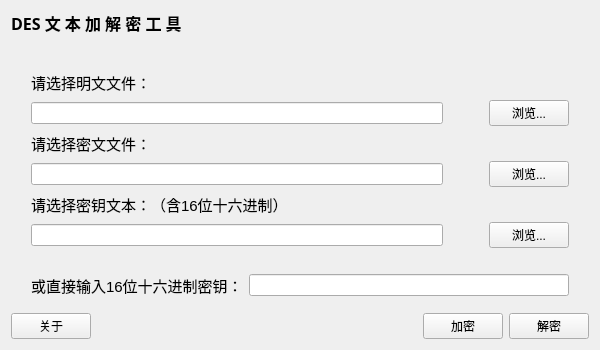
<?xml version="1.0" encoding="UTF-8"?>
<ui version="4.0">
 <class>Widget</class>
 <widget class="QWidget" name="Widget">
  <property name="windowModality">
   <enum>Qt::NonModal</enum>
  </property>
  <property name="geometry">
   <rect>
    <x>0</x>
    <y>0</y>
    <width>600</width>
    <height>350</height>
   </rect>
  </property>
  <property name="sizePolicy">
   <sizepolicy hsizetype="Fixed" vsizetype="Fixed">
    <horstretch>0</horstretch>
    <verstretch>0</verstretch>
   </sizepolicy>
  </property>
  <property name="minimumSize">
   <size>
    <width>600</width>
    <height>350</height>
   </size>
  </property>
  <property name="maximumSize">
   <size>
    <width>600</width>
    <height>350</height>
   </size>
  </property>
  <property name="windowTitle">
   <string>DES文本加密工具v1.0</string>
  </property>
  <layout class="QVBoxLayout" name="verticalLayout">
   <property name="sizeConstraint">
    <enum>QLayout::SetDefaultConstraint</enum>
   </property>
   <item>
    <layout class="QHBoxLayout" name="horizontalLayout_4">
     <item>
      <widget class="QLabel" name="label">
       <property name="font">
        <font>
         <family>宋体</family>
         <pointsize>12</pointsize>
         <weight>75</weight>
         <bold>true</bold>
        </font>
       </property>
       <property name="text">
        <string>DES 文 本 加 解 密 工 具</string>
       </property>
      </widget>
     </item>
     <item>
      <spacer name="horizontalSpacer_4">
       <property name="orientation">
        <enum>Qt::Horizontal</enum>
       </property>
       <property name="sizeHint" stdset="0">
        <size>
         <width>40</width>
         <height>20</height>
        </size>
       </property>
      </spacer>
     </item>
    </layout>
   </item>
   <item>
    <spacer name="verticalSpacer">
     <property name="orientation">
      <enum>Qt::Vertical</enum>
     </property>
     <property name="sizeType">
      <enum>QSizePolicy::Fixed</enum>
     </property>
     <property name="sizeHint" stdset="0">
      <size>
       <width>20</width>
       <height>30</height>
      </size>
     </property>
    </spacer>
   </item>
   <item>
    <layout class="QGridLayout" name="gridLayout">
     <item row="1" column="0">
      <spacer name="horizontalSpacer_6">
       <property name="orientation">
        <enum>Qt::Horizontal</enum>
       </property>
       <property name="sizeType">
        <enum>QSizePolicy::Fixed</enum>
       </property>
       <property name="sizeHint" stdset="0">
        <size>
         <width>20</width>
         <height>20</height>
        </size>
       </property>
      </spacer>
     </item>
     <item row="1" column="1">
      <layout class="QHBoxLayout" name="horizontalLayout">
       <item>
        <widget class="QLineEdit" name="plainTextFileEdit"/>
       </item>
       <item>
        <spacer name="horizontalSpacer">
         <property name="orientation">
          <enum>Qt::Horizontal</enum>
         </property>
         <property name="sizeType">
          <enum>QSizePolicy::Fixed</enum>
         </property>
         <property name="sizeHint" stdset="0">
          <size>
           <width>40</width>
           <height>0</height>
          </size>
         </property>
        </spacer>
       </item>
       <item>
        <widget class="QPushButton" name="plainTextFileSearchBtn">
         <property name="text">
          <string>浏览...</string>
         </property>
        </widget>
       </item>
      </layout>
     </item>
     <item row="0" column="1">
      <widget class="QLabel" name="label_2">
       <property name="font">
        <font>
         <pointsize>11</pointsize>
        </font>
       </property>
       <property name="text">
        <string>请选择明文文件：</string>
       </property>
      </widget>
     </item>
     <item row="1" column="2">
      <spacer name="horizontalSpacer_11">
       <property name="orientation">
        <enum>Qt::Horizontal</enum>
       </property>
       <property name="sizeType">
        <enum>QSizePolicy::Fixed</enum>
       </property>
       <property name="sizeHint" stdset="0">
        <size>
         <width>20</width>
         <height>20</height>
        </size>
       </property>
      </spacer>
     </item>
    </layout>
   </item>
   <item>
    <layout class="QGridLayout" name="gridLayout_2">
     <item row="0" column="1">
      <widget class="QLabel" name="label_3">
       <property name="font">
        <font>
         <pointsize>11</pointsize>
        </font>
       </property>
       <property name="text">
        <string>请选择密文文件：</string>
       </property>
      </widget>
     </item>
     <item row="1" column="1">
      <layout class="QHBoxLayout" name="horizontalLayout_2">
       <item>
        <widget class="QLineEdit" name="cipherTextFileEdit"/>
       </item>
       <item>
        <spacer name="horizontalSpacer_2">
         <property name="orientation">
          <enum>Qt::Horizontal</enum>
         </property>
         <property name="sizeType">
          <enum>QSizePolicy::Fixed</enum>
         </property>
         <property name="sizeHint" stdset="0">
          <size>
           <width>40</width>
           <height>0</height>
          </size>
         </property>
        </spacer>
       </item>
       <item>
        <widget class="QPushButton" name="cipherTextFileSearchBtn">
         <property name="text">
          <string>浏览...</string>
         </property>
        </widget>
       </item>
      </layout>
     </item>
     <item row="0" column="0">
      <spacer name="horizontalSpacer_7">
       <property name="orientation">
        <enum>Qt::Horizontal</enum>
       </property>
       <property name="sizeType">
        <enum>QSizePolicy::Fixed</enum>
       </property>
       <property name="sizeHint" stdset="0">
        <size>
         <width>20</width>
         <height>20</height>
        </size>
       </property>
      </spacer>
     </item>
     <item row="1" column="2">
      <spacer name="horizontalSpacer_10">
       <property name="orientation">
        <enum>Qt::Horizontal</enum>
       </property>
       <property name="sizeType">
        <enum>QSizePolicy::Fixed</enum>
       </property>
       <property name="sizeHint" stdset="0">
        <size>
         <width>20</width>
         <height>20</height>
        </size>
       </property>
      </spacer>
     </item>
    </layout>
   </item>
   <item>
    <layout class="QGridLayout" name="gridLayout_3">
     <item row="0" column="0">
      <spacer name="horizontalSpacer_8">
       <property name="orientation">
        <enum>Qt::Horizontal</enum>
       </property>
       <property name="sizeType">
        <enum>QSizePolicy::Fixed</enum>
       </property>
       <property name="sizeHint" stdset="0">
        <size>
         <width>20</width>
         <height>20</height>
        </size>
       </property>
      </spacer>
     </item>
     <item row="0" column="1">
      <widget class="QLabel" name="label_4">
       <property name="font">
        <font>
         <pointsize>11</pointsize>
        </font>
       </property>
       <property name="text">
        <string>请选择密钥文本：（含16位十六进制）</string>
       </property>
      </widget>
     </item>
     <item row="1" column="1">
      <layout class="QHBoxLayout" name="horizontalLayout_3">
       <item>
        <widget class="QLineEdit" name="keyFileEdit"/>
       </item>
       <item>
        <spacer name="horizontalSpacer_3">
         <property name="orientation">
          <enum>Qt::Horizontal</enum>
         </property>
         <property name="sizeType">
          <enum>QSizePolicy::Fixed</enum>
         </property>
         <property name="sizeHint" stdset="0">
          <size>
           <width>40</width>
           <height>0</height>
          </size>
         </property>
        </spacer>
       </item>
       <item>
        <widget class="QPushButton" name="keyFileSearchBtn">
         <property name="text">
          <string>浏览...</string>
         </property>
        </widget>
       </item>
      </layout>
     </item>
     <item row="0" column="2">
      <spacer name="horizontalSpacer_9">
       <property name="orientation">
        <enum>Qt::Horizontal</enum>
       </property>
       <property name="sizeType">
        <enum>QSizePolicy::Fixed</enum>
       </property>
       <property name="sizeHint" stdset="0">
        <size>
         <width>20</width>
         <height>20</height>
        </size>
       </property>
      </spacer>
     </item>
     <item row="2" column="1">
      <spacer name="verticalSpacer_3">
       <property name="orientation">
        <enum>Qt::Vertical</enum>
       </property>
       <property name="sizeType">
        <enum>QSizePolicy::Fixed</enum>
       </property>
       <property name="sizeHint" stdset="0">
        <size>
         <width>20</width>
         <height>20</height>
        </size>
       </property>
      </spacer>
     </item>
    </layout>
   </item>
   <item>
    <layout class="QHBoxLayout" name="horizontalLayout_5">
     <item>
      <spacer name="horizontalSpacer_12">
       <property name="orientation">
        <enum>Qt::Horizontal</enum>
       </property>
       <property name="sizeType">
        <enum>QSizePolicy::Fixed</enum>
       </property>
       <property name="sizeHint" stdset="0">
        <size>
         <width>20</width>
         <height>20</height>
        </size>
       </property>
      </spacer>
     </item>
     <item>
      <widget class="QLabel" name="label_5">
       <property name="font">
        <font>
         <pointsize>11</pointsize>
        </font>
       </property>
       <property name="text">
        <string>或直接输入16位十六进制密钥：</string>
       </property>
      </widget>
     </item>
     <item>
      <widget class="QLineEdit" name="keyEditText">
       <property name="echoMode">
        <enum>QLineEdit::PasswordEchoOnEdit</enum>
       </property>
      </widget>
     </item>
     <item>
      <spacer name="horizontalSpacer_13">
       <property name="orientation">
        <enum>Qt::Horizontal</enum>
       </property>
       <property name="sizeType">
        <enum>QSizePolicy::Fixed</enum>
       </property>
       <property name="sizeHint" stdset="0">
        <size>
         <width>20</width>
         <height>20</height>
        </size>
       </property>
      </spacer>
     </item>
    </layout>
   </item>
   <item>
    <spacer name="verticalSpacer_2">
     <property name="orientation">
      <enum>Qt::Vertical</enum>
     </property>
     <property name="sizeType">
      <enum>QSizePolicy::Preferred</enum>
     </property>
     <property name="sizeHint" stdset="0">
      <size>
       <width>20</width>
       <height>40</height>
      </size>
     </property>
    </spacer>
   </item>
   <item>
    <layout class="QHBoxLayout" name="horizontalLayout_6">
     <item>
      <widget class="QPushButton" name="aboutBtn">
       <property name="text">
        <string>关于</string>
       </property>
      </widget>
     </item>
     <item>
      <spacer name="horizontalSpacer_5">
       <property name="orientation">
        <enum>Qt::Horizontal</enum>
       </property>
       <property name="sizeHint" stdset="0">
        <size>
         <width>40</width>
         <height>20</height>
        </size>
       </property>
      </spacer>
     </item>
     <item>
      <widget class="QPushButton" name="encrypyBtn">
       <property name="text">
        <string>加密</string>
       </property>
      </widget>
     </item>
     <item>
      <widget class="QPushButton" name="decrypyBtn">
       <property name="text">
        <string>解密</string>
       </property>
      </widget>
     </item>
    </layout>
   </item>
  </layout>
 </widget>
 <layoutdefault spacing="6" margin="11"/>
 <resources/>
 <connections/>
</ui>
